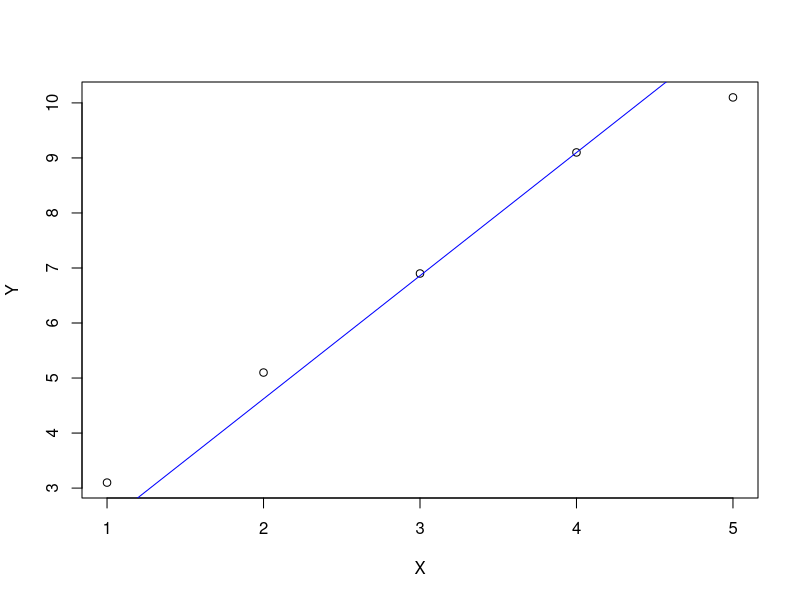

Generate this figure with R:
linreg <- function(X,Y)
{
	plot(X,Y);

	sumA = 0;
	sumB = 0;
	sumC = 0;

	sumASquare = 0;
	detAFirst = 0;
	detASecond = 0;

	a = 0;
	for(i in 1:length(X))
	{
		sumA = sumA + X[i] * Y[i];
		sumB = sumB + X[i];
		sumC = sumC + Y[i];
		sumASquare = sumASquare + X[i]^2;
	}
	sumB = -sumB;
	
	detAFirst = sumA * length(X) - sumC * sumB;
	detASecond = sumASquare * length(X) - (-sumB) * sumB;
	a = detAFirst / detASecond;

	detBFirst = sumASquare * sumC - (-sumB) * sumA;
	detBSecond = sumASquare * length(X) - (-sumB) * sumB;
	b = detBFirst / detBSecond;
	
	lines(X, a*X+b, type = "l", lty = 1, col="blue")
	
	print(a);
	print(b);
	
}

X = c(1,2,3,4,5);
Y = c(3.1,5.1,6.9,9.1,10.1);

linreg(X,Y);